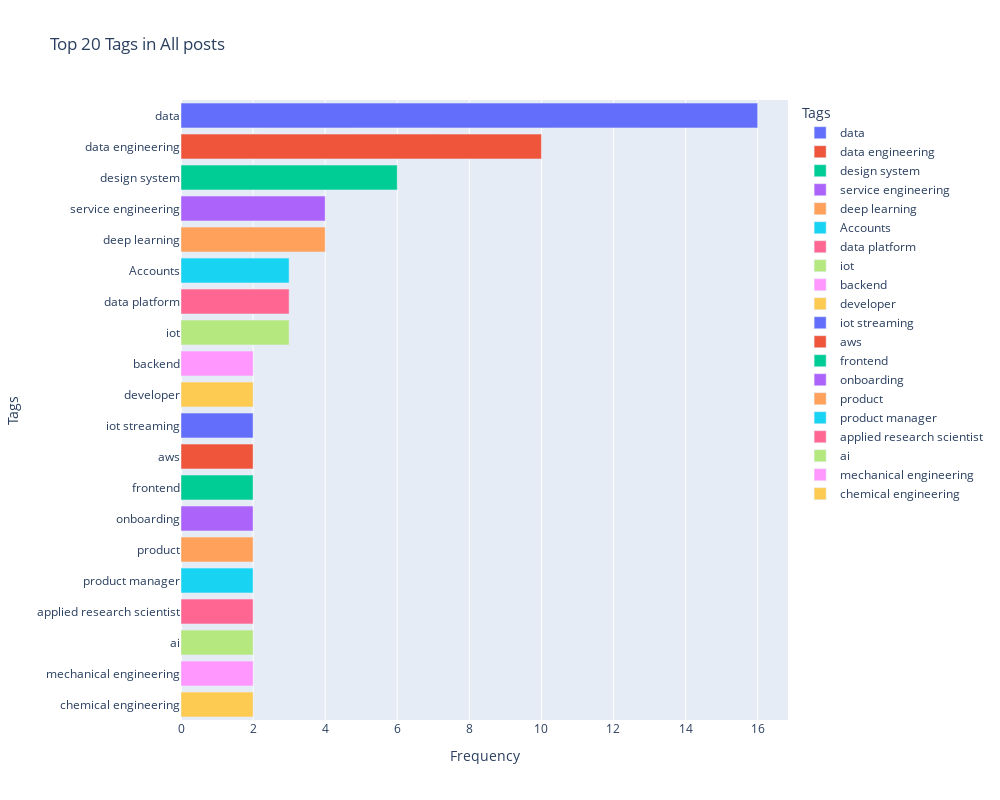

This figure's notebook cell:
### Code cell
fig = px.bar(
    company_tags_df,
    x='Count',
    y='Tag',
    title='Top 20 Tags in All posts',
    labels={'Tag': 'Tags', 'Count': 'Frequency'},  # 축 라벨 정의
    color='Tag',  # 태그별 다른 색상으로 표시
)
fig.update_layout(
    width = 1000,
    height = 800,
    xaxis={'categoryorder':'total descending'},  # 빈도수가 높은 순으로 정렬
    yaxis_title='Tags'  # y축 제목 설정
)
fig.show()

### Figure 1 — Plotly figure (JSON) as saved in the notebook; plotly's stock layout.template omitted (floating-point values rounded to 4 significant figures)
{"data": [{"alignmentgroup": "True", "hovertemplate": "Tags=%{y}<br>Frequency=%{x}<extra></extra>", "legendgroup": "data", "marker": {"color": "#636efa", "pattern": {"shape": ""}}, "name": "data", "offsetgroup": "data", "orientation": "h", "showlegend": true, "textposition": "auto", "type": "bar", "x": [16], "xaxis": "x", "y": ["data"], "yaxis": "y"}, {"alignmentgroup": "True", "hovertemplate": "Tags=%{y}<br>Frequency=%{x}<extra></extra>", "legendgroup": "data engineering", "marker": {"color": "#EF553B", "pattern": {"shape": ""}}, "name": "data engineering", "offsetgroup": "data engineering", "orientation": "h", "showlegend": true, "textposition": "auto", "type": "bar", "x": [10], "xaxis": "x", "y": ["data engineering"], "yaxis": "y"}, {"alignmentgroup": "True", "hovertemplate": "Tags=%{y}<br>Frequency=%{x}<extra></extra>", "legendgroup": "design system", "marker": {"color": "#00cc96", "pattern": {"shape": ""}}, "name": "design system", "offsetgroup": "design system", "orientation": "h", "showlegend": true, "textposition": "auto", "type": "bar", "x": [6], "xaxis": "x", "y": ["design system"], "yaxis": "y"}, {"alignmentgroup": "True", "hovertemplate": "Tags=%{y}<br>Frequency=%{x}<extra></extra>", "legendgroup": "service engineering", "marker": {"color": "#ab63fa", "pattern": {"shape": ""}}, "name": "service engineering", "offsetgroup": "service engineering", "orientation": "h", "showlegend": true, "textposition": "auto", "type": "bar", "x": [4], "xaxis": "x", "y": ["service engineering"], "yaxis": "y"}, {"alignmentgroup": "True", "hovertemplate": "Tags=%{y}<br>Frequency=%{x}<extra></extra>", "legendgroup": "deep learning", "marker": {"color": "#FFA15A", "pattern": {"shape": ""}}, "name": "deep learning", "offsetgroup": "deep learning", "orientation": "h", "showlegend": true, "textposition": "auto", "type": "bar", "x": [4], "xaxis": "x", "y": ["deep learning"], "yaxis": "y"}, {"alignmentgroup": "True", "hovertemplate": "Tags=%{y}<br>Frequency=%{x}<extra></extra>", "legendgroup": "Accounts", "marker": {"color": "#19d3f3", "pattern": {"shape": ""}}, "name": "Accounts", "offsetgroup": "Accounts", "orientation": "h", "showlegend": true, "textposition": "auto", "type": "bar", "x": [3], "xaxis": "x", "y": ["Accounts"], "yaxis": "y"}, {"alignmentgroup": "True", "hovertemplate": "Tags=%{y}<br>Frequency=%{x}<extra></extra>", "legendgroup": "data platform", "marker": {"color": "#FF6692", "pattern": {"shape": ""}}, "name": "data platform", "offsetgroup": "data platform", "orientation": "h", "showlegend": true, "textposition": "auto", "type": "bar", "x": [3], "xaxis": "x", "y": ["data platform"], "yaxis": "y"}, {"alignmentgroup": "True", "hovertemplate": "Tags=%{y}<br>Frequency=%{x}<extra></extra>", "legendgroup": "iot", "marker": {"color": "#B6E880", "pattern": {"shape": ""}}, "name": "iot", "offsetgroup": "iot", "orientation": "h", "showlegend": true, "textposition": "auto", "type": "bar", "x": [3], "xaxis": "x", "y": ["iot"], "yaxis": "y"}, {"alignmentgroup": "True", "hovertemplate": "Tags=%{y}<br>Frequency=%{x}<extra></extra>", "legendgroup": "backend", "marker": {"color": "#FF97FF", "pattern": {"shape": ""}}, "name": "backend", "offsetgroup": "backend", "orientation": "h", "showlegend": true, "textposition": "auto", "type": "bar", "x": [2], "xaxis": "x", "y": ["backend"], "yaxis": "y"}, {"alignmentgroup": "True", "hovertemplate": "Tags=%{y}<br>Frequency=%{x}<extra></extra>", "legendgroup": "developer", "marker": {"color": "#FECB52", "pattern": {"shape": ""}}, "name": "developer", "offsetgroup": "developer", "orientation": "h", "showlegend": true, "textposition": "auto", "type": "bar", "x": [2], "xaxis": "x", "y": ["developer"], "yaxis": "y"}, {"alignmentgroup": "True", "hovertemplate": "Tags=%{y}<br>Frequency=%{x}<extra></extra>", "legendgroup": "iot streaming", "marker": {"color": "#636efa", "pattern": {"shape": ""}}, "name": "iot streaming", "offsetgroup": "iot streaming", "orientation": "h", "showlegend": true, "textposition": "auto", "type": "bar", "x": [2], "xaxis": "x", "y": ["iot streaming"], "yaxis": "y"}, {"alignmentgroup": "True", "hovertemplate": "Tags=%{y}<br>Frequency=%{x}<extra></extra>", "legendgroup": "aws", "marker": {"color": "#EF553B", "pattern": {"shape": ""}}, "name": "aws", "offsetgroup": "aws", "orientation": "h", "showlegend": true, "textposition": "auto", "type": "bar", "x": [2], "xaxis": "x", "y": ["aws"], "yaxis": "y"}, {"alignmentgroup": "True", "hovertemplate": "Tags=%{y}<br>Frequency=%{x}<extra></extra>", "legendgroup": "frontend", "marker": {"color": "#00cc96", "pattern": {"shape": ""}}, "name": "frontend", "offsetgroup": "frontend", "orientation": "h", "showlegend": true, "textposition": "auto", "type": "bar", "x": [2], "xaxis": "x", "y": ["frontend"], "yaxis": "y"}, {"alignmentgroup": "True", "hovertemplate": "Tags=%{y}<br>Frequency=%{x}<extra></extra>", "legendgroup": "onboarding", "marker": {"color": "#ab63fa", "pattern": {"shape": ""}}, "name": "onboarding", "offsetgroup": "onboarding", "orientation": "h", "showlegend": true, "textposition": "auto", "type": "bar", "x": [2], "xaxis": "x", "y": ["onboarding"], "yaxis": "y"}, {"alignmentgroup": "True", "hovertemplate": "Tags=%{y}<br>Frequency=%{x}<extra></extra>", "legendgroup": "product", "marker": {"color": "#FFA15A", "pattern": {"shape": ""}}, "name": "product", "offsetgroup": "product", "orientation": "h", "showlegend": true, "textposition": "auto", "type": "bar", "x": [2], "xaxis": "x", "y": ["product"], "yaxis": "y"}, {"alignmentgroup": "True", "hovertemplate": "Tags=%{y}<br>Frequency=%{x}<extra></extra>", "legendgroup": "product manager", "marker": {"color": "#19d3f3", "pattern": {"shape": ""}}, "name": "product manager", "offsetgroup": "product manager", "orientation": "h", "showlegend": true, "textposition": "auto", "type": "bar", "x": [2], "xaxis": "x", "y": ["product manager"], "yaxis": "y"}, {"alignmentgroup": "True", "hovertemplate": "Tags=%{y}<br>Frequency=%{x}<extra></extra>", "legendgroup": "applied research scientist", "marker": {"color": "#FF6692", "pattern": {"shape": ""}}, "name": "applied research scientist", "offsetgroup": "applied research scientist", "orientation": "h", "showlegend": true, "textposition": "auto", "type": "bar", "x": [2], "xaxis": "x", "y": ["applied research scientist"], "yaxis": "y"}, {"alignmentgroup": "True", "hovertemplate": "Tags=%{y}<br>Frequency=%{x}<extra></extra>", "legendgroup": "ai", "marker": {"color": "#B6E880", "pattern": {"shape": ""}}, "name": "ai", "offsetgroup": "ai", "orientation": "h", "showlegend": true, "textposition": "auto", "type": "bar", "x": [2], "xaxis": "x", "y": ["ai"], "yaxis": "y"}, {"alignmentgroup": "True", "hovertemplate": "Tags=%{y}<br>Frequency=%{x}<extra></extra>", "legendgroup": "mechanical engineering", "marker": {"color": "#FF97FF", "pattern": {"shape": ""}}, "name": "mechanical engineering", "offsetgroup": "mechanical engineering", "orientation": "h", "showlegend": true, "textposition": "auto", "type": "bar", "x": [2], "xaxis": "x", "y": ["mechanical engineering"], "yaxis": "y"}, {"alignmentgroup": "True", "hovertemplate": "Tags=%{y}<br>Frequency=%{x}<extra></extra>", "legendgroup": "chemical engineering", "marker": {"color": "#FECB52", "pattern": {"shape": ""}}, "name": "chemical engineering", "offsetgroup": "chemical engineering", "orientation": "h", "showlegend": true, "textposition": "auto", "type": "bar", "x": [2], "xaxis": "x", "y": ["chemical engineering"], "yaxis": "y"}], "layout": {"barmode": "relative", "height": 800, "legend": {"title": {"text": "Tags"}, "tracegroupgap": 0}, "title": {"text": "Top 20 Tags in All posts"}, "width": 1000, "xaxis": {"anchor": "y", "categoryorder": "total descending", "domain": [0, 1], "title": {"text": "Frequency"}}, "yaxis": {"anchor": "x", "categoryarray": ["chemical engineering", "mechanical engineering", "ai", "applied research scientist", "product manager", "product", "onboarding", "frontend", "aws", "iot streaming", "developer", "backend", "iot", "data platform", "Accounts", "deep learning", "service engineering", "design system", "data engineering", "data"], "categoryorder": "array", "domain": [0, 1], "title": {"text": "Tags"}}}}
